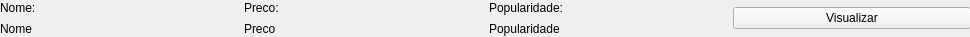
<?xml version="1.0" encoding="UTF-8"?>
<ui version="4.0">
 <class>Product</class>
 <widget class="QWidget" name="Product">
  <property name="enabled">
   <bool>true</bool>
  </property>
  <property name="geometry">
   <rect>
    <x>0</x>
    <y>0</y>
    <width>970</width>
    <height>37</height>
   </rect>
  </property>
  <property name="minimumSize">
   <size>
    <width>970</width>
    <height>37</height>
   </size>
  </property>
  <property name="windowTitle">
   <string>Form</string>
  </property>
  <widget class="QWidget" name="layoutWidget">
   <property name="geometry">
    <rect>
     <x>0</x>
     <y>0</y>
     <width>971</width>
     <height>36</height>
    </rect>
   </property>
   <layout class="QHBoxLayout" name="horizontalLayout">
    <item>
     <layout class="QVBoxLayout" name="nome_layout">
      <item>
       <widget class="QLabel" name="nome">
        <property name="text">
         <string>Nome:</string>
        </property>
       </widget>
      </item>
      <item>
       <widget class="QLabel" name="nome_exib">
        <property name="text">
         <string>Nome</string>
        </property>
       </widget>
      </item>
     </layout>
    </item>
    <item>
     <layout class="QVBoxLayout" name="preco_layout">
      <property name="sizeConstraint">
       <enum>QLayout::SetDefaultConstraint</enum>
      </property>
      <item>
       <widget class="QLabel" name="preco">
        <property name="text">
         <string>Preco:</string>
        </property>
       </widget>
      </item>
      <item>
       <widget class="QLabel" name="preco_exib">
        <property name="text">
         <string>Preco</string>
        </property>
       </widget>
      </item>
     </layout>
    </item>
    <item>
     <layout class="QVBoxLayout" name="pop_layout">
      <item>
       <widget class="QLabel" name="pop">
        <property name="text">
         <string>Popularidade:</string>
        </property>
       </widget>
      </item>
      <item>
       <widget class="QLabel" name="pop_exib">
        <property name="text">
         <string>Popularidade</string>
        </property>
       </widget>
      </item>
     </layout>
    </item>
    <item>
     <widget class="QPushButton" name="visualizar">
      <property name="text">
       <string>Visualizar</string>
      </property>
     </widget>
    </item>
   </layout>
  </widget>
 </widget>
 <resources/>
 <connections/>
</ui>
